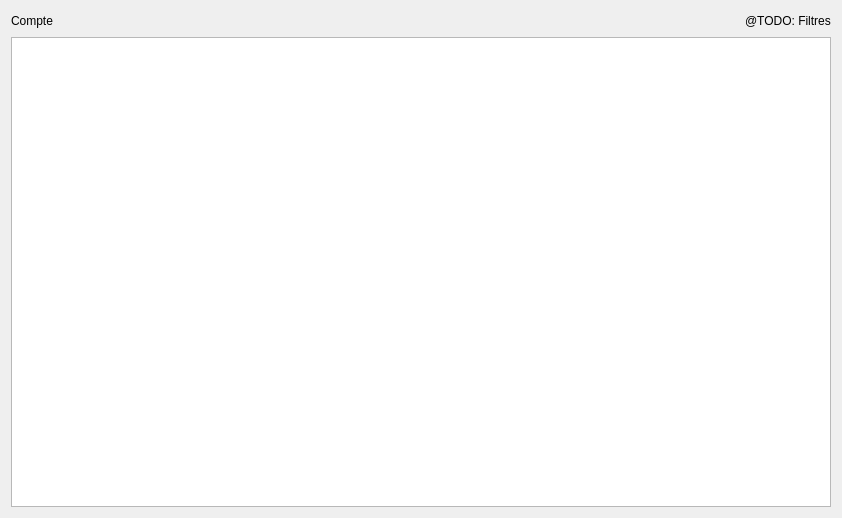
<?xml version="1.0" encoding="UTF-8"?>
<ui version="4.0">
 <class>CompteWidget</class>
 <widget class="QWidget" name="CompteWidget">
  <property name="geometry">
   <rect>
    <x>0</x>
    <y>0</y>
    <width>842</width>
    <height>518</height>
   </rect>
  </property>
  <property name="windowTitle">
   <string>Form</string>
  </property>
  <layout class="QVBoxLayout" name="verticalLayout_2">
   <item>
    <layout class="QVBoxLayout" name="verticalLayout">
     <item>
      <layout class="QHBoxLayout" name="horizontalLayout">
       <item>
        <widget class="QLabel" name="label">
         <property name="text">
          <string>Compte</string>
         </property>
        </widget>
       </item>
       <item>
        <spacer name="horizontalSpacer">
         <property name="orientation">
          <enum>Qt::Horizontal</enum>
         </property>
         <property name="sizeHint" stdset="0">
          <size>
           <width>40</width>
           <height>20</height>
          </size>
         </property>
        </spacer>
       </item>
       <item>
        <widget class="QLabel" name="label_2">
         <property name="text">
          <string>@TODO: Filtres</string>
         </property>
        </widget>
       </item>
      </layout>
     </item>
     <item>
      <widget class="QTableView" name="tableView"/>
     </item>
    </layout>
   </item>
  </layout>
 </widget>
 <resources/>
 <connections/>
</ui>
